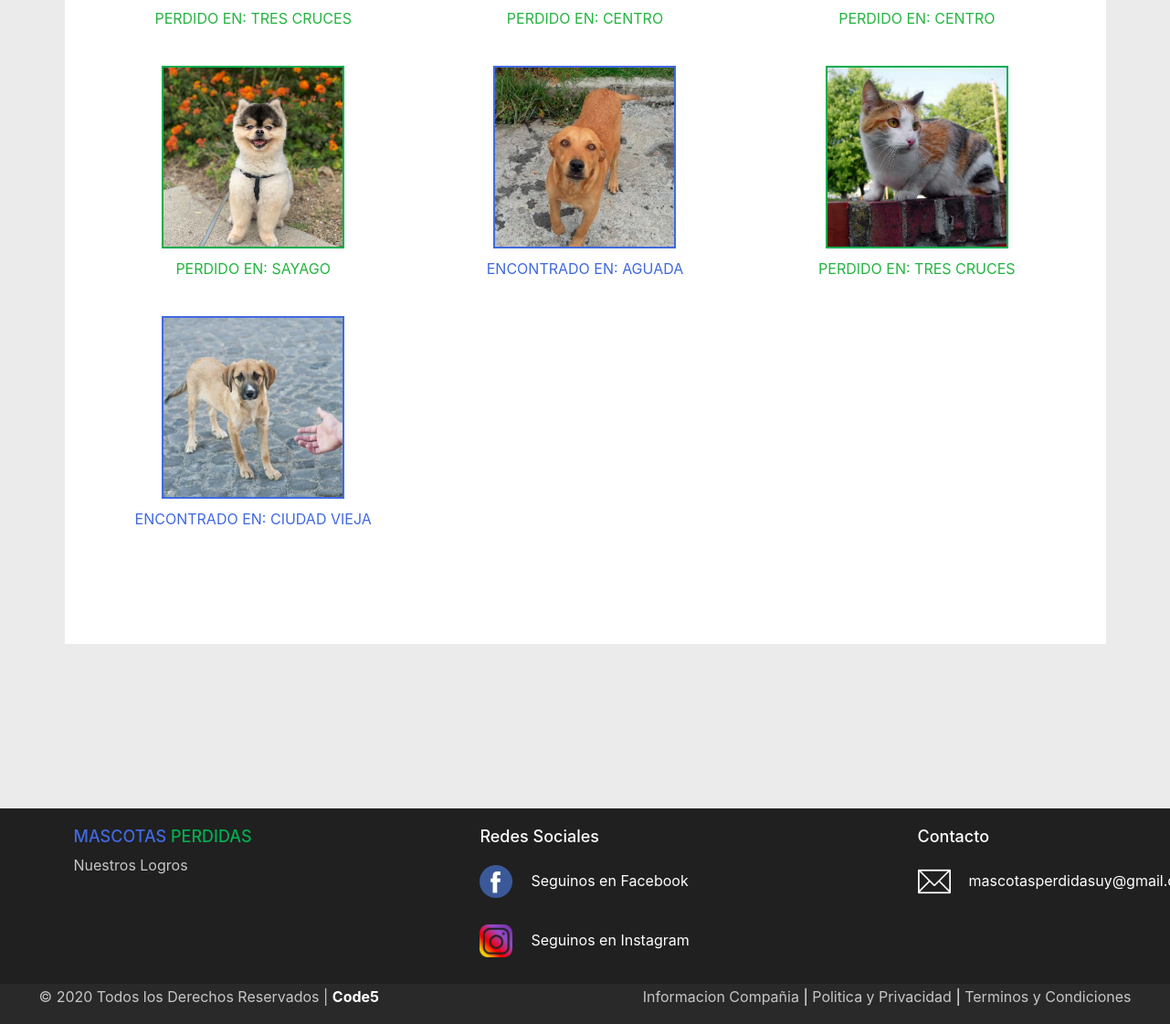
The app's page / (lower part), older data.
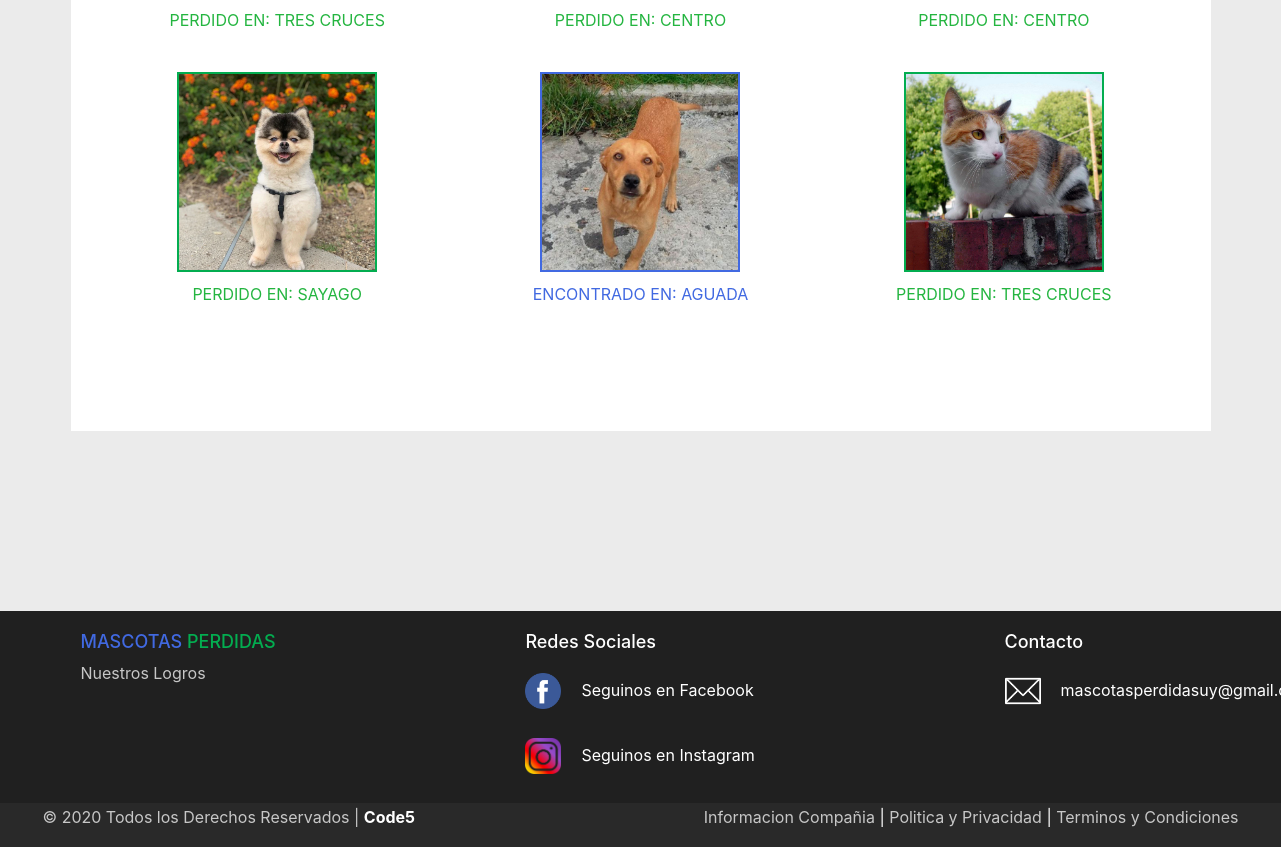
The same page, newer data.
### Mascotas/models.py (models this page shows)
class MascotaPerdida(models.Model):
    estado = models.CharField(max_length=40)
    imagen = models.ImageField(null=True, blank=True)  # <---- NO SACAR EL NULL NI EL BLANK QUE SE ROMPE LA BBDD
    barrio = models.ForeignKey(Barrio, on_delete=models.CASCADE)
    tipo = models.ForeignKey(Tipo, on_delete=models.CASCADE)
    raza = models.ForeignKey(Raza, on_delete=models.CASCADE)
    fecha = models.DateField()
    nombre = models.CharField(max_length=40)
    mail = models.EmailField()
    telefono = models.IntegerField()
    descripcion = models.TextField()

class Barrio(models.Model):
    lugar = models.CharField(max_length=40)  # <---- Para indicar el barrio donde se perdio
    def __str__(self):
        return self.lugar

### Mascotasperdidas/views.py (the view)
# urls.py: path('', home, name="home"),
def home(request):
    mascotas = MascotaPerdida.objects.order_by('-id')                       # <---- mostrar ultimos anuncios al principio
    data = {
        'mascotas':mascotas
    }
    return render(request, 'home.html', data)

### Mascotasperdidas/templates/home.html (shortened to what this page needs)
{% extends 'base.html' %}
    {% block contenido %}
    <div class="white">
        <div class="container" id="fh5co-features">
            <div class="row">
                {% for m in mascotas %}
                    {% if m.estado != 'FINALIZADO' %}
                        {% if m.imagen %}
                        <div class="col-sm-4 animate-box">
                            <div class="bordery">
                                <figure id= "fotos">
                                    <a href="{% url 'ver_publicacion' m.id %}">
                                        {% if m.estado == 'PERDIDO' %}
                                            <img src="{{ m.imagen.url }}" alt="" class="imagenes_perdido">
                                            <figcaption class="verde" aria-hidden="true">{{ m.estado }} EN: {{ m.barrio }}</figcaption>
                                        {% else %}
                                            <img src="{{ m.imagen.url }}" alt="" class="imagenes_encontrado">
                                            <figcaption class="azul" aria-hidden="true">{{ m.estado }} EN: {{ m.barrio }}</figcaption>
                                        {% endif %}
                                    </a>
                                </figure>
                            </div>
                        </div>
                        {% endif %}
                    {% endif %}
                {% endfor %}
            </div>
        </div>
    </div>
    {% endblock %}

Row changes from the older to the newer data that the page shows:
no longer on this page (row edited): MascotaPerdida: imagen (picture), estado "ENCONTRADO", barrio "CIUDAD VIEJA"
